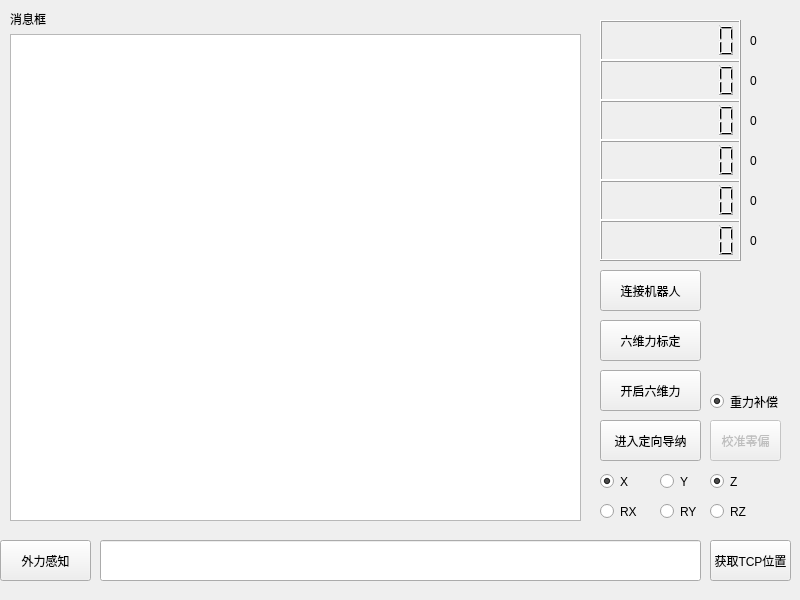
<?xml version="1.0" encoding="UTF-8"?>
<ui version="4.0">
 <class>Widget</class>
 <widget class="QWidget" name="Widget">
  <property name="geometry">
   <rect>
    <x>0</x>
    <y>0</y>
    <width>800</width>
    <height>600</height>
   </rect>
  </property>
  <property name="windowTitle">
   <string>Widget</string>
  </property>
  <widget class="QPushButton" name="six_force_calibration">
   <property name="geometry">
    <rect>
     <x>600</x>
     <y>320</y>
     <width>101</width>
     <height>41</height>
    </rect>
   </property>
   <property name="text">
    <string>六维力标定</string>
   </property>
  </widget>
  <widget class="QPushButton" name="pushButton_2">
   <property name="geometry">
    <rect>
     <x>600</x>
     <y>270</y>
     <width>101</width>
     <height>41</height>
    </rect>
   </property>
   <property name="text">
    <string>连接机器人</string>
   </property>
  </widget>
  <widget class="QWidget" name="layoutWidget">
   <property name="geometry">
    <rect>
     <x>10</x>
     <y>10</y>
     <width>571</width>
     <height>511</height>
    </rect>
   </property>
   <layout class="QVBoxLayout" name="verticalLayout">
    <item>
     <widget class="QLabel" name="label">
      <property name="text">
       <string>消息框</string>
      </property>
     </widget>
    </item>
    <item>
     <widget class="QTextEdit" name="textEdit"/>
    </item>
   </layout>
  </widget>
  <widget class="QPushButton" name="get_tcppos">
   <property name="geometry">
    <rect>
     <x>710</x>
     <y>540</y>
     <width>81</width>
     <height>41</height>
    </rect>
   </property>
   <property name="text">
    <string>获取TCP位置</string>
   </property>
  </widget>
  <widget class="QPushButton" name="External_force_value">
   <property name="geometry">
    <rect>
     <x>0</x>
     <y>540</y>
     <width>91</width>
     <height>41</height>
    </rect>
   </property>
   <property name="text">
    <string>外力感知</string>
   </property>
  </widget>
  <widget class="QLineEdit" name="lineEdit">
   <property name="geometry">
    <rect>
     <x>100</x>
     <y>540</y>
     <width>601</width>
     <height>41</height>
    </rect>
   </property>
  </widget>
  <widget class="QLCDNumber" name="lcdNumber">
   <property name="geometry">
    <rect>
     <x>600</x>
     <y>20</y>
     <width>141</width>
     <height>41</height>
    </rect>
   </property>
   <property name="digitCount">
    <number>8</number>
   </property>
  </widget>
  <widget class="QLCDNumber" name="lcdNumber_2">
   <property name="geometry">
    <rect>
     <x>600</x>
     <y>60</y>
     <width>141</width>
     <height>41</height>
    </rect>
   </property>
   <property name="digitCount">
    <number>8</number>
   </property>
  </widget>
  <widget class="QLCDNumber" name="lcdNumber_3">
   <property name="geometry">
    <rect>
     <x>600</x>
     <y>100</y>
     <width>141</width>
     <height>41</height>
    </rect>
   </property>
   <property name="digitCount">
    <number>8</number>
   </property>
  </widget>
  <widget class="QLCDNumber" name="lcdNumber_4">
   <property name="geometry">
    <rect>
     <x>600</x>
     <y>140</y>
     <width>141</width>
     <height>41</height>
    </rect>
   </property>
   <property name="digitCount">
    <number>8</number>
   </property>
  </widget>
  <widget class="QLCDNumber" name="lcdNumber_5">
   <property name="geometry">
    <rect>
     <x>600</x>
     <y>180</y>
     <width>141</width>
     <height>41</height>
    </rect>
   </property>
   <property name="digitCount">
    <number>8</number>
   </property>
  </widget>
  <widget class="QLCDNumber" name="lcdNumber_6">
   <property name="geometry">
    <rect>
     <x>600</x>
     <y>220</y>
     <width>141</width>
     <height>41</height>
    </rect>
   </property>
   <property name="digitCount">
    <number>8</number>
   </property>
  </widget>
  <widget class="QPushButton" name="enter_admittance">
   <property name="geometry">
    <rect>
     <x>600</x>
     <y>420</y>
     <width>101</width>
     <height>41</height>
    </rect>
   </property>
   <property name="text">
    <string>进入定向导纳</string>
   </property>
  </widget>
  <widget class="QPushButton" name="run_six_force">
   <property name="geometry">
    <rect>
     <x>600</x>
     <y>370</y>
     <width>101</width>
     <height>41</height>
    </rect>
   </property>
   <property name="text">
    <string>开启六维力</string>
   </property>
  </widget>
  <widget class="QRadioButton" name="radioButton">
   <property name="geometry">
    <rect>
     <x>710</x>
     <y>390</y>
     <width>71</width>
     <height>23</height>
    </rect>
   </property>
   <property name="text">
    <string>重力补偿</string>
   </property>
   <property name="checkable">
    <bool>true</bool>
   </property>
   <property name="checked">
    <bool>true</bool>
   </property>
   <property name="autoExclusive">
    <bool>false</bool>
   </property>
  </widget>
  <widget class="QPushButton" name="calibrate_zero">
   <property name="enabled">
    <bool>false</bool>
   </property>
   <property name="geometry">
    <rect>
     <x>710</x>
     <y>420</y>
     <width>71</width>
     <height>41</height>
    </rect>
   </property>
   <property name="text">
    <string>校准零偏</string>
   </property>
  </widget>
  <widget class="QLabel" name="zero_x">
   <property name="geometry">
    <rect>
     <x>750</x>
     <y>20</y>
     <width>41</width>
     <height>41</height>
    </rect>
   </property>
   <property name="text">
    <string>0</string>
   </property>
  </widget>
  <widget class="QLabel" name="zero_y">
   <property name="geometry">
    <rect>
     <x>750</x>
     <y>60</y>
     <width>41</width>
     <height>41</height>
    </rect>
   </property>
   <property name="text">
    <string>0</string>
   </property>
  </widget>
  <widget class="QLabel" name="zero_z">
   <property name="geometry">
    <rect>
     <x>750</x>
     <y>100</y>
     <width>41</width>
     <height>41</height>
    </rect>
   </property>
   <property name="text">
    <string>0</string>
   </property>
  </widget>
  <widget class="QLabel" name="zero_rx">
   <property name="geometry">
    <rect>
     <x>750</x>
     <y>140</y>
     <width>41</width>
     <height>41</height>
    </rect>
   </property>
   <property name="text">
    <string>0</string>
   </property>
  </widget>
  <widget class="QLabel" name="zero_ry">
   <property name="geometry">
    <rect>
     <x>750</x>
     <y>180</y>
     <width>41</width>
     <height>41</height>
    </rect>
   </property>
   <property name="text">
    <string>0</string>
   </property>
  </widget>
  <widget class="QLabel" name="zero_rz">
   <property name="geometry">
    <rect>
     <x>750</x>
     <y>220</y>
     <width>41</width>
     <height>41</height>
    </rect>
   </property>
   <property name="text">
    <string>0</string>
   </property>
  </widget>
  <widget class="QRadioButton" name="X">
   <property name="geometry">
    <rect>
     <x>600</x>
     <y>470</y>
     <width>31</width>
     <height>23</height>
    </rect>
   </property>
   <property name="text">
    <string>X</string>
   </property>
   <property name="checkable">
    <bool>true</bool>
   </property>
   <property name="checked">
    <bool>true</bool>
   </property>
   <property name="autoExclusive">
    <bool>false</bool>
   </property>
  </widget>
  <widget class="QRadioButton" name="Y">
   <property name="geometry">
    <rect>
     <x>660</x>
     <y>470</y>
     <width>31</width>
     <height>23</height>
    </rect>
   </property>
   <property name="text">
    <string>Y</string>
   </property>
   <property name="checkable">
    <bool>true</bool>
   </property>
   <property name="checked">
    <bool>false</bool>
   </property>
   <property name="autoExclusive">
    <bool>false</bool>
   </property>
  </widget>
  <widget class="QRadioButton" name="Z">
   <property name="geometry">
    <rect>
     <x>710</x>
     <y>470</y>
     <width>31</width>
     <height>23</height>
    </rect>
   </property>
   <property name="text">
    <string>Z</string>
   </property>
   <property name="checkable">
    <bool>true</bool>
   </property>
   <property name="checked">
    <bool>true</bool>
   </property>
   <property name="autoExclusive">
    <bool>false</bool>
   </property>
  </widget>
  <widget class="QRadioButton" name="RZ">
   <property name="geometry">
    <rect>
     <x>710</x>
     <y>500</y>
     <width>41</width>
     <height>23</height>
    </rect>
   </property>
   <property name="text">
    <string>RZ</string>
   </property>
   <property name="checkable">
    <bool>true</bool>
   </property>
   <property name="checked">
    <bool>false</bool>
   </property>
   <property name="autoExclusive">
    <bool>false</bool>
   </property>
  </widget>
  <widget class="QRadioButton" name="RX">
   <property name="geometry">
    <rect>
     <x>600</x>
     <y>500</y>
     <width>41</width>
     <height>23</height>
    </rect>
   </property>
   <property name="text">
    <string>RX</string>
   </property>
   <property name="checkable">
    <bool>true</bool>
   </property>
   <property name="checked">
    <bool>false</bool>
   </property>
   <property name="autoExclusive">
    <bool>false</bool>
   </property>
  </widget>
  <widget class="QRadioButton" name="RY">
   <property name="geometry">
    <rect>
     <x>660</x>
     <y>500</y>
     <width>41</width>
     <height>23</height>
    </rect>
   </property>
   <property name="text">
    <string>RY</string>
   </property>
   <property name="checkable">
    <bool>true</bool>
   </property>
   <property name="checked">
    <bool>false</bool>
   </property>
   <property name="autoExclusive">
    <bool>false</bool>
   </property>
  </widget>
 </widget>
 <resources/>
 <connections/>
</ui>
